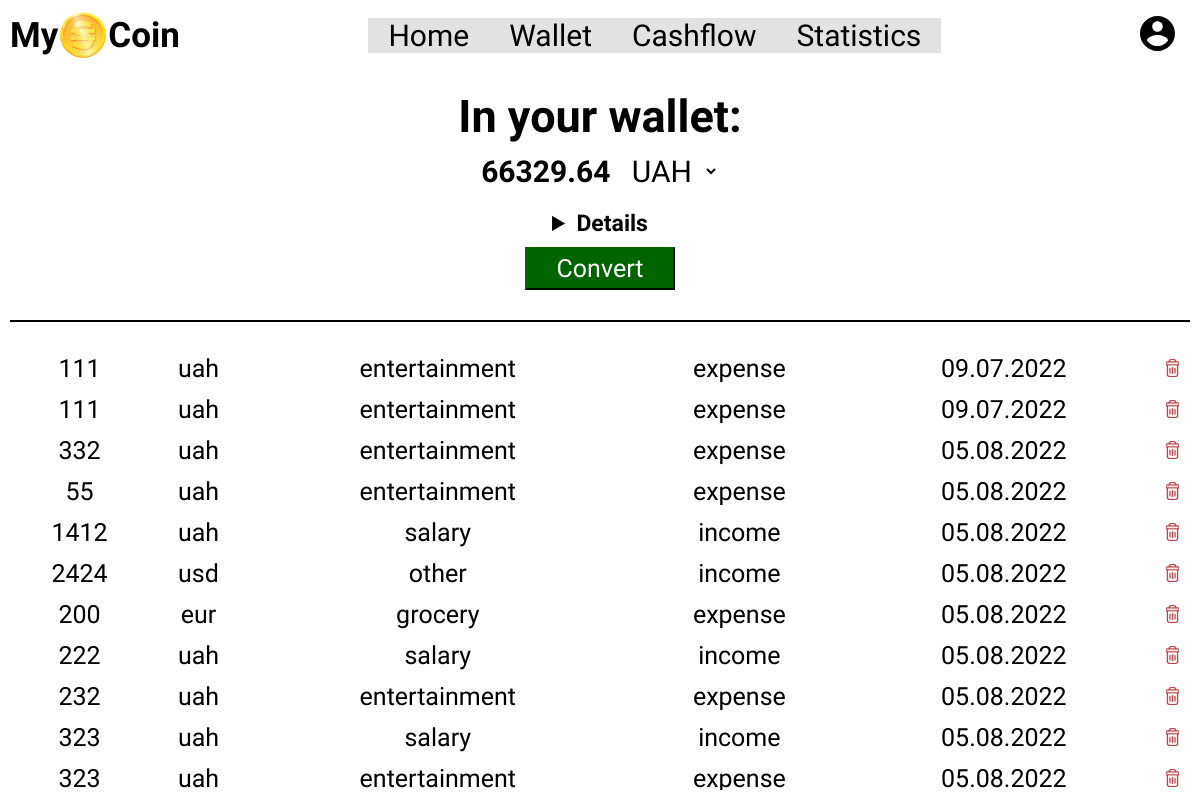
Page /wallet (signed in) on the earlier database version.
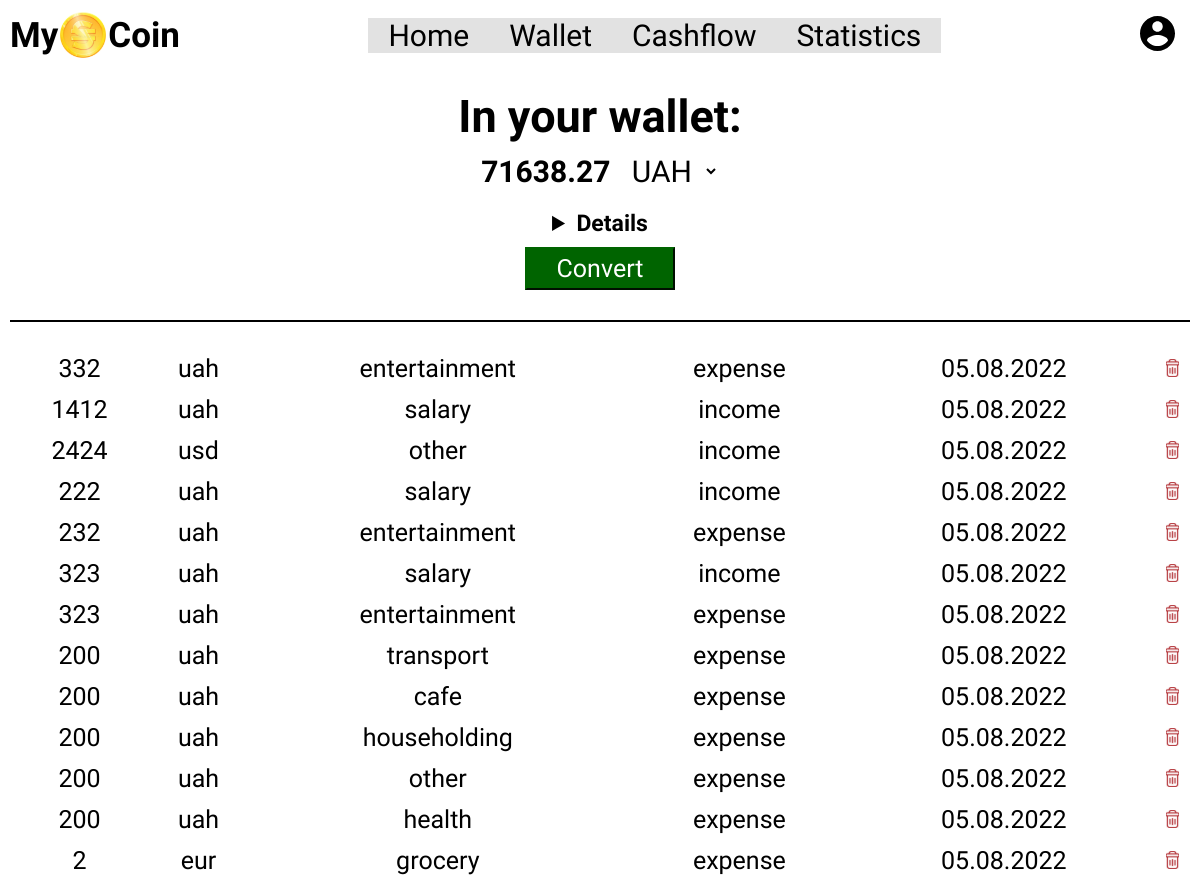
Same page on the later database version.
### tables this page shows
CREATE TABLE cashflow(    
      id INTEGER PRIMARY KEY AUTOINCREMENT NOT NULL ,
      cashflow_id INTEGER NOT NULL ,     
      type TEXT NOT NULL,
      count INTEGER,
      currency TEXT NOT NULL,
      category TEXT NOT NULL,
      daytime  DATETIME NOT NULL DEFAULT CURRENT_TIMESTAMP ,
      FOREIGN KEY(cashflow_id) REFERENCES users(id)
);

### app.py (the view)
@app.route("/wallet", methods=["GET", "POST"])
@login_required
def wallet():
    if request.method == "POST":
        uah_income = db.execute("SELECT sum(count) FROM cashflow WHERE type = 'income' and cashflow_id = ? and currency = 'uah'", session["user_id"])[0]["sum(count)"]
        usd_income = db.execute("SELECT sum(count) FROM cashflow WHERE type = 'income' and cashflow_id = ? and currency = 'usd'", session["user_id"])[0]["sum(count)"]
        eur_income = db.execute("SELECT sum(count) FROM cashflow WHERE type = 'income' and cashflow_id = ? and currency = 'eur'", session["user_id"])[0]["sum(count)"]
        uah_expence = db.execute("SELECT sum(count) FROM cashflow WHERE type = 'expense' and cashflow_id = ? and currency = 'uah'", session["user_id"])[0]["sum(count)"]
        usd_expence = db.execute("SELECT sum(count) FROM cashflow WHERE type = 'expense' and cashflow_id = ? and currency = 'usd'", session["user_id"])[0]["sum(count)"]
        eur_expence = db.execute("SELECT sum(count) FROM cashflow WHERE type = 'expense' and cashflow_id = ? and currency = 'eur'", session["user_id"])[0]["sum(count)"]
        if uah_income is None:
            uah_income = 0
        if usd_income is None:
            usd_income = 0
        if eur_income is None:
            eur_income = 0
        if uah_expence is None:
            uah_expence = 0
        if usd_expence is None:
            usd_expence = 0
        if eur_expence is None:
            eur_expence = 0
        cash_uah = uah_income - uah_expence
        cash_usd = usd_income - usd_expence
        cash_eur = eur_income - eur_expence
        currency = request.form.get("currency")
        if currency == "UAH":
            usd_to_uah = exchange_rate["usd_to_uah"]
            eur_to_uah = exchange_rate["eur_to_uah"]
            cash_usd_in_uah = int(cash_usd) * usd_to_uah
            cash_usd_in_uah = float(round(cash_usd_in_uah, 2))
            cash_eur_in_uah = int(cash_eur) * eur_to_uah
            cash_eur_in_uah = float(round(cash_eur_in_uah, 2))
            cash_uah = float(round(cash_uah, 2))
            money = cash_usd_in_uah + cash_eur_in_uah + float(cash_uah)
        elif currency == "USD":
            uah_to_usd = exchange_rate["uah_to_usd"]
            eur_to_usd = exchange_rate["eur_to_usd"]
            cash_uah_in_usd = int(cash_uah) * uah_to_usd
            cash_uah_in_usd = float(round(cash_uah_in_usd, 2))
            cash_eur_in_usd = int(cash_eur) * eur_to_usd
            cash_eur_in_usd = float(round(cash_eur_in_usd, 2))
            cash_usd = str(round(cash_usd, 2))
            money = cash_uah_in_usd + cash_eur_in_usd + float(cash_usd)
        else:
            usd_to_eur = exchange_rate["usd_to_eur"]
            uah_to_eur = exchange_rate["uah_to_eur"]
            cash_usd_in_eur = int(cash_usd) * usd_to_eur
            cash_usd_in_eur = float(round(cash_usd_in_eur, 2))
            cash_uah_in_eur = int(cash_uah) * uah_to_eur
            cash_uah_in_eur = float(round(cash_uah_in_eur, 2))
            cash_eur = float(round(cash_eur, 2))
            money = cash_usd_in_eur + cash_uah_in_eur + float(cash_eur)
        my_coin = db.execute("SELECT id,count,currency,category,strftime('%d.%m.%Y',daytime) FROM cashflow WHERE cashflow_id = ?", session["user_id"])
        name = db.execute("SELECT username FROM users WHERE id = ?", session["user_id"])
        if not my_coin:
            return render_template("emptywallet.html",name = name[0]["username"])
        try:
            return render_template("wallet.html", my_coin = my_coin,name = name[0]["username"],money = money,cash_uah = cash_uah,cash_usd = cash_usd,cash_eur =cash_eur,uah_income = uah_income,usd_income = usd_income,eur_income= eur_income,uah_expence =uah_expence,usd_expence = usd_expence, eur_expence = eur_expence)
        except TypeError:
            return render_template("emptywallet.html",name = name[0]["username"])
    else:
        uah_income = db.execute("SELECT sum(count) FROM cashflow WHERE type = 'income' and cashflow_id = ? and currency = 'uah'", session["user_id"])[0]["sum(count)"]
        usd_income = db.execute("SELECT sum(count) FROM cashflow WHERE type = 'income' and cashflow_id = ? and currency = 'usd'", session["user_id"])[0]["sum(count)"]
        eur_income = db.execute("SELECT sum(count) FROM cashflow WHERE type = 'income' and cashflow_id = ? and currency = 'eur'", session["user_id"])[0]["sum(count)"]
        uah_expence = db.execute("SELECT sum(count) FROM cashflow WHERE type = 'expense' and cashflow_id = ? and currency = 'uah'", session["user_id"])[0]["sum(count)"]
        usd_expence = db.execute("SELECT sum(count) FROM cashflow WHERE type = 'expense' and cashflow_id = ? and currency = 'usd'", session["user_id"])[0]["sum(count)"]
        eur_expence = db.execute("SELECT sum(count) FROM cashflow WHERE type = 'expense' and cashflow_id = ? and currency = 'eur'", session["user_id"])[0]["sum(count)"]
        if uah_income is None:
            uah_income = 0
        if usd_income is None:
            usd_income = 0
        if eur_income is None:
            eur_income = 0
        if uah_expence is None:
            uah_expence = 0
        if usd_expence is None:
            usd_expence = 0
        if eur_expence is None:
            eur_expence = 0
        cash_uah = uah_income - uah_expence
        cash_usd = usd_income - usd_expence
        cash_eur = eur_income - eur_expence
        usd_to_uah = exchange_rate["usd_to_uah"]
        eur_to_uah = exchange_rate["eur_to_uah"]
        cash_usd_in_uah = int(cash_usd) * usd_to_uah
        cash_usd_in_uah = float(round(cash_usd_in_uah, 2))
        cash_eur_in_uah = int(cash_eur) * eur_to_uah
        cash_eur_in_uah = float(round(cash_eur_in_uah, 2))
        cash_uah = float(round(cash_uah, 2))
        money = cash_usd_in_uah + cash_eur_in_uah + float(cash_uah)
        my_coin = db.execute("SELECT id,type,count,currency,category,strftime('%d.%m.%Y',daytime) FROM cashflow WHERE cashflow_id = ?", session["user_id"])
        name = db.execute("SELECT username FROM users WHERE id = ?", session["user_id"])
        if not my_coin:
            return render_template("emptywallet.html",name = name[0]["username"])
        try:
            return render_template("wallet.html", my_coin = my_coin,name = name[0]["username"],money = money,)
        except TypeError:
            return render_template("emptywallet.html",name = name[0]["username"])

### app.py (called while the page is built)
@app.after_request
def after_request(response):
    response.headers["Cache-Control"] = "no-cache, no-store, must-revalidate"
    response.headers["Expires"] = 0
    response.headers["Pragma"] = "no-cache"
    return response

### helpers.py (called while the page is built)
def login_required(f):
    @wraps(f)
    def decorated_function(*args, **kwargs):
        if session.get("user_id") is None:
            return redirect("/login")
        return f(*args, **kwargs)
    return decorated_function

### templates/wallet.html (shortened to what this page needs)
{% extends "index.html" %}
{% block main %}
    <form class="wallet-page" action="/wallet" method="post">
        <div class="money-in-wallet">
            <label class="in-your-wallet"><span class="in-your-wallet-title">In your wallet:</span><br>{{money}}
                <select name="currency" id="currency">
                    <option id="currency-value" value="UAH">UAH</option>
                    </select>
            </label>
            <div class="wallet-description">
                    <details>
                        <summary class="wallet-details-title">Details</summary>
                    </details>
            </div>
                <button class="wallet-convert-button" type="submit">Convert</button>
        </div>
        <hr class="wallet-upper-line">
    </form>
    <form class="wallet-page-history" action="/wallet" method="get">
        <table id="tabula" class="table table-dark table-sm" >
            {% for coin in my_coin %}
                <tr class="wallet-history-description">
                    <td class="wallet-history-income">{{coin["count"]}}</td>
                    <td class="wallet-history">{{coin["currency"]}}</td>
                    <td class="wallet-history">{{coin["category"]}}</td>
                    <td class="wallet-history">{{coin["type"]}}</td>
                    <td class="wallet-history">{{coin["strftime('%d.%m.%Y',daytime)"]}}</td>
                    <td class="wallet-history"><a href="{{ url_for('delete', deleted_id = coin["id"]) }}"</a><img class="trash-icon" src="../static/img/trash-icon.svg" alt="delete button"></button></td>
                </tr>
            {% endfor %}
    </form>
{% endblock %}

### templates/index.html (shortened to what this page needs)
<!DOCTYPE html>
<html lang="en">
    <head>
        <link href="/static/index.css" rel="stylesheet">
        <link rel="stylesheet" href="login.html">
    </head>
    <body>
                    {% if session["user_id"] %}
                    <header class="main-header-page">
                        <a class="company-title" href="/home">My<img class="company-logo" src="../static/img/title-icon.svg" alt="coin">Coin</a>
                        <nav class="navbar">
                        <ul class="nav-menu">
                            <li class="nav-item"><a class="nav-link" href="/home">Home</a></li>
                            <li class="nav-item"><a class="nav-link" href="/wallet">Wallet</a></li>
                            <li class="nav-item"><a class="nav-link" href="/cashflow">Cashflow</a></li>
                            <li class="nav-item"><a class="nav-link" href="/statistics">Statistics</a></li>
                        </ul>
                    </nav>
                    <div class="user-nav">
                        <div class="user-dropdown">
                                <img class="user-icon" src="../static/img/user-icon.svg" alt="user icon">
                         </div>
                    </div>
                </header>
                    {% endif %}
            {% block main %}{% endblock %}
    </body>
</html>

### static/index.css (style rules this page uses)
* { padding: 0; margin: 0; box-sizing: border-box; font-family: "Anek Latin", sans-serif; }
html { height: 100%; }
body { background-image: url("img/MyCoin-background.jpg"); background-size: cover; max-width: 100%; height: 100%; background-attachment: fixed; padding: 10px; }
header { display: flex; justify-content: space-between; align-items: center; height: 50px; }
header .company-title { display: flex; justify-content: center; align-items: center; font-size: 25px; font-weight: bold; }
header .company-title img { padding: 0 2px 0 2px; }
header li { list-style: none; }
header a { text-decoration: none; color: black; }
header .navbar { display: flex; min-height: 70px; justify-content: center; align-items: center; }
header .user-icon { margin-right: 15px; }
header .nav-menu { display: flex; align-items: center; gap: 60px; }
header .user-dropdown { z-index: 51; }
header .user-dropdown .user-icon { cursor: pointer; }
header .nav-menu { position: fixed; left: -100%; gap: 0; font-size: 30px; top: 70px; height: 100%; flex-direction: column; background-color: #e2e2e2; z-index: 50; width: 100%; text-align: center; transition: 0.3s; }
header .nav-item { margin: 16px 0; }
header .user-nav { display: flex; }
@media (min-width: 768px) { header .company-title { font-size: 35px; } }
@media (min-width: 768px) { .company-title img { width: 50px; height: 50px; } }
@media (min-width: 768px) { .main-header-page .nav-menu { display: flex; flex-direction: row; top: 0; left: 0; position:relative; margin-right: 10px; z-index: 0; transition: none; } }
@media (min-width: 768px) { .main-header-page .user-dropdown img { width: 35px; height: 35px; } }
@media (min-width: 768px) { .main-header-page { display: flex; justify-content: space-between; align-items: center; } }
@media (min-width: 768px) { .main-header-page .nav-menu .nav-item { padding: 0 20px 0 20px; margin: 0; } }
@media (min-width: 768px) { body { display: flex; flex-direction: column; justify-content: space-between; } }

### static/wallet.css (style rules this page uses)
.money-in-wallet { font-size: 30px; font-weight: bold; display: flex; justify-content: center; align-items: center; flex-direction: column; }
.in-your-wallet { padding: 10px 0 10px 0; text-align: center; }
.in-your-wallet-title { font-size: 40px; }
#currency { background: none; border: none; font-size: 30px; cursor: pointer; }
#currency-value { background: none; border: none; }
.wallet-page { margin-top: 20px; }
.wallet-history { font-family: "Klee One"; text-align: center; }
td { padding: 5px 0px 5px 0px; font-size: 15px; }
.wallet-upper-line { margin-bottom: 15px; margin-top: 30px; width: 100%; height: 1.5px; display: flex; justify-content: center; background-color: black; border: black; }
.wallet-convert-button { background-color: darkgreen; color: white; border-color: darkgreen; padding: 5px 30px; font-size: 20px; margin-top: 10px; cursor: pointer; }
.wallet-description { cursor: pointer; text-align: center; }
.wallet-details-title { font-size: 23px; }
.wallet-page select { position: relative; }
.wallet-page-history { margin-top: 10px; overflow-y: auto; height: 330px; text-align: center; display: flex; flex-direction: column; }
@media (min-width: 768px) { .wallet-page-history td { font-size: 25px; } }
@media (min-width: 768px) { .wallet-page-history { height: 680px; } }
@media (min-width: 768px) { .money-in-wallet label span { font-size: 45px; } }
@media (min-width: 768px) { .money-in-wallet button { font-size: 25px; } }

### static/home.css (style rules this page uses)
.user-home-page h2, a { text-decoration: none; }

### static/login.css (style rules this page uses)
* { padding: 0; margin: 0; box-sizing: border-box; font-family: "Anek Latin", sans-serif; }
.company-title { display: flex; justify-content: center; align-items: center; font-size: 25px; font-weight: bold; text-decoration: none; color: black; }
.company-title img { padding: 0 2px 0 2px; }

### static/register.css (style rules this page uses)
* { padding: 0; margin: 0; box-sizing: border-box; font-family: "Anek Latin", sans-serif; }
.company-title { display: flex; justify-content: center; align-items: center; font-size: 25px; font-weight: bold; text-decoration: none; color: black; }
.company-title img { padding: 0 2px 0 2px; }

### static/settings.css (style rules this page uses)
.settings-page h3, select, input, button { font-family: "Klee One"; }
.settings-page h2, h3, select, input, button { padding: 10px; color:black; }

Differences in the rows shown:
removed cashflow: count "111", currency "uah", category "entertainment", type "expense", coin "09.07.2022"
removed cashflow: count "111", currency "uah", category "entertainment", type "expense", coin "09.07.2022"
removed cashflow: count "55", currency "uah", category "entertainment", type "expense", coin "05.08.2022"
removed cashflow: count "200", currency "eur", category "grocery", type "expense", coin "05.08.2022"
added cashflow: count "200", currency "uah", category "transport", type "expense", coin "05.08.2022"
added cashflow: count "200", currency "uah", category "cafe", type "expense", coin "05.08.2022"
added cashflow: count "200", currency "uah", category "householding", type "expense", coin "05.08.2022"
added cashflow: count "200", currency "uah", category "other", type "expense", coin "05.08.2022"
added cashflow: count "200", currency "uah", category "health", type "expense", coin "05.08.2022"
added cashflow: count "2", currency "eur", category "grocery", type "expense", coin "05.08.2022"
Other differences:
{{ money }}: "66329.64" → "71638.27"
